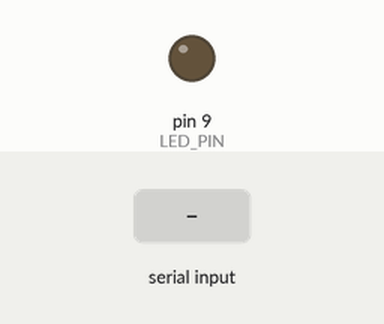
The sketch below on a simulated Arduino Uno, built with avr-gcc and run on an emulated ATmega328P. On the bench: output pins drawn as LEDs (lit = HIGH). Inputs (shaded band) come from the test bench.

Above: at 6.5 s.
6.6 s: "s" received over Serial
At 7.35 s:
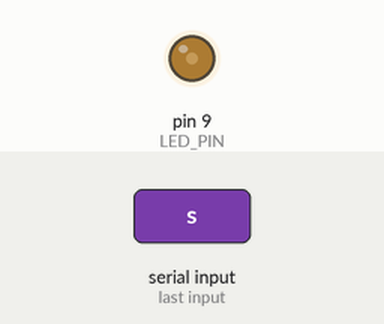
At 7.96 s:
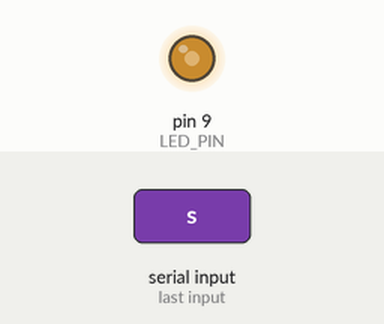
Timing chart, 0 to 13.2 s (numbered marks = the images above; inputs shaded):
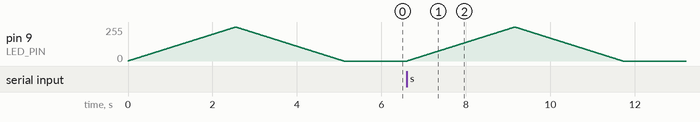

Measured:
- after the input at 6.6 s, pin 9 (LED_PIN): rises from 0/255 to 255/255 in 2.5 s, then falls to 0/255 in 2.6 s
- by itself, pin 9 (LED_PIN): rises from 0/255 to 255/255 in 2.5 s, then falls to 0/255 in 2.6 s

The sketch:

serial-read-fade.ino
```cpp
int LED_PIN = 9; // PWM pin of led(s)
int brightness = 0; // Current brightness of led [0-maxBrightness]
int maxBrightness= 255; // between [0-255]
bool fadingOn = true;

// the setup function runs once when you press reset or power the board
void setup() {
  pinMode(LED_PIN, OUTPUT);
  Serial.begin(9600);
}

// the loop routine runs over and over again forever:
void loop() {

  // User serial command to trigger fade cycle
  if(Serial.read() == 's') {
    fadingOn = true;
  }

  // Turn around at maxBrightness and at 0
  if (brightness >= maxBrightness) {
    fadingOn = false;
  }

  // Change brightness
  if (fadingOn) {
    brightness ++;
  } else if (brightness > 0) {
    brightness --;
  }

  // Push value to pin, and delay for next loop
  analogWrite(LED_PIN, brightness);
  delay(10);
}
```
